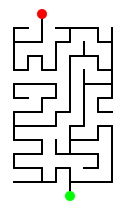
#> input picture Data/demo3.png, 126 x 210 px, found by its file name
$ python MatchTemplate.py
#> lines starting #> are read from the running program, lines starting #| are printed output that depends on the picture; after the words box and inside, x2 and y2 are one past the last pixel; in counts of white or black regions, pixels touching at a corner belong together
### MatchStart.py
from cv2 import cv2
import numpy as np
from matplotlib import pyplot as plt
import pandas as pd
from Graph import Graph

img_maze = cv2.imread('C:\\Users\\faube\\Desktop\\Python\\Data\\demo.png')

    #Detect Start and Finish

def findstart():
    global startpoint

    hsv_image = cv2.cvtColor(img_maze, cv2.COLOR_BGR2HSV)

   # define range of red color in HSV
    lower_red = np.array([0,100,100])
    upper_red = np.array([50,255,255])

    # Threshold the HSV image to get only blue colors
    mask = cv2.inRange(hsv_image, lower_red, upper_red)

    #cv2.imshow('Mask',mask)
    #cv2.waitKey(0)
    # Bitwise-AND mask and original image
    res = cv2.bitwise_and(hsv_image,hsv_image, mask= mask)
    cimg=res
    res=cv2.cvtColor(res, cv2.COLOR_RGB2GRAY)


    circles = cv2.HoughCircles(res,cv2.HOUGH_GRADIENT,1,1,param1=50,param2=10,minRadius=0,maxRadius=0)
    #circles = np.uint16(np.around(circles))

    for i in circles[0,:]:
    # draw the outer circle
        cv2.circle(cimg,(i[0],i[1]),i[2],(255,0,0),2)
     # draw the center of the circle
        cv2.circle(cimg,(i[0],i[1]),2,(0,0,255),3)
        startpoint = (i[0],i[1])
    #print(startpoint)
    #cv2.imshow('Detected Start circles',cimg)
    #cv2.waitKey(0)
    return startpoint

# [31 lines left out: function findend, not called in this run]

### MatchTemplate.py
from cv2 import cv2
import numpy as np
from matplotlib import pyplot as plt
import pandas as pd
import random
from Graph import Graph
from MatchStart import findstart,findend
from Robocar.Andre.map_utils import djikstra, calculate_actions

#img_maze = cv2.imread('C:\\Users\\faube\\Desktop\\Python\\Data\\demo.png',0)
img_maze_rgb = cv2.imread('C:\\Users\\faube\\Desktop\\Python\\Data\\demo3.png')
#> img_maze_rgb is the input picture: shape (210, 126, 3); mean B, G, R 227.3, 228.1, 228.1

def process_image(maze_raw):
    maze_raw_G = maze_raw[:,:,1]
    _, maze_raw_G = cv2.threshold(maze_raw_G,100,255,0)
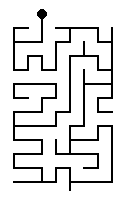
#> maze_raw_G: shape (210, 126); 89.4% white; black in thin lines or dots, all inside (x1, y1, x2, y2) = (13, 9, 113, 191)

    maze_raw_B = maze_raw[:,:,2]
    _, maze_raw_B = cv2.threshold(maze_raw_B,100,255,0)
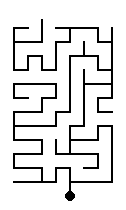
#> maze_raw_B: shape (210, 126); 89.4% white; black in thin lines or dots, all inside (x1, y1, x2, y2) = (13, 19, 113, 201)

    processed_image = maze_raw_B + maze_raw_G
    return processed_image

img_maze=process_image(img_maze_rgb)

template_cross=np.array([[255,255,255,0,0,0,255,255,255],
                         [255,255,255,0,0,0,255,255,255],
                         [255,255,255,0,0,0,255,255,255],
                         [0,0,0,0,0,0,0,0,0],
                         [0,0,0,0,0,0,0,0,0],
                         [0,0,0,0,0,0,0,0,0],
                         [255,255,255,0,0,0,255,255,255],
                         [255,255,255,0,0,0,255,255,255],
                         [255,255,255,0,0,0,255,255,255]],dtype=np.uint8)
template_corner_left=np.array([[255,255,255,255,255,255,255,255,255],
                                [255,255,255,255,255,255,255,255,255],
                                [255,255,255,255,255,255,255,255,255],
                                [0,0,0,0,0,0,255,255,255],
                                [0,0,0,0,0,0,255,255,255],
                                [0,0,0,0,0,0,255,255,255],
                                [255,255,255,0,0,0,255,255,255],
                                [255,255,255,0,0,0,255,255,255],
                                [255,255,255,0,0,0,255,255,255],],dtype=np.uint8)
template_corner_left_1=np.array([[255,255,255,0,0,0,255,255,255],
                                [255,255,255,0,0,0,255,255,255],
                                [255,255,255,0,0,0,255,255,255],
                                [0,0,0,0,0,0,255,255,255],
                                [0,0,0,0,0,0,255,255,255],
                                [0,0,0,0,0,0,255,255,255],
                                [255,255,255,255,255,255,255,255,255],
                                [255,255,255,255,255,255,255,255,255],
                                [255,255,255,255,255,255,255,255,255],],dtype=np.uint8)
template_corner_right_1=np.array([[255,255,255,0,0,0,255,255,255],
                                [255,255,255,0,0,0,255,255,255],
                                [255,255,255,0,0,0,255,255,255],
                                [255,255,255,0,0,0,0,0,0],
                                [255,255,255,0,0,0,0,0,0],
                                [255,255,255,0,0,0,0,0,0],
                                [255,255,255,255,255,255,255,255,255],
                                [255,255,255,255,255,255,255,255,255],
                                [255,255,255,255,255,255,255,255,255],],dtype=np.uint8)
template_corner_right=np.array([[255,255,255,255,255,255,255,255,255],
                                [255,255,255,255,255,255,255,255,255],
                                [255,255,255,255,255,255,255,255,255],
                                [255,255,255,0,0,0,0,0,0],
                                [255,255,255,0,0,0,0,0,0],
                                [255,255,255,0,0,0,0,0,0],
                                [255,255,255,0,0,0,255,255,255],
                                [255,255,255,0,0,0,255,255,255],
                                [255,255,255,0,0,0,255,255,255],],dtype=np.uint8)
template_t_right = np.array([[255,255,255,0,0,0,255,255,255],
                                [255,255,255,0,0,0,255,255,255],
                                [255,255,255,0,0,0,255,255,255],
                                [255,255,255,0,0,0,0,0,0],
                                [255,255,255,0,0,0,0,0,0],
                                [255,255,255,0,0,0,0,0,0],
                                [255,255,255,0,0,0,255,255,255],
                                [255,255,255,0,0,0,255,255,255],
                                [255,255,255,0,0,0,255,255,255],],dtype=np.uint8)
template_t_left = np.array([[255,255,255,0,0,0,255,255,255],
                                [255,255,255,0,0,0,255,255,255],
                                [255,255,255,0,0,0,255,255,255],
                                [0,0,0,0,0,0,255,255,255],
                                [0,0,0,0,0,0,255,255,255],
                                [0,0,0,0,0,0,255,255,255],
                                [255,255,255,0,0,0,255,255,255],
                                [255,255,255,0,0,0,255,255,255],
                                [255,255,255,0,0,0,255,255,255],],dtype=np.uint8)
template_t_bottom = np.array([[255,255,255,0,0,0,255,255,255],
                                [255,255,255,0,0,0,255,255,255],
                                [255,255,255,0,0,0,255,255,255],
                                [0,0,0,0,0,0,0,0,0],
                                [0,0,0,0,0,0,0,0,0],
                                [0,0,0,0,0,0,0,0,0],
                                [255,255,255,255,255,255,255,255,255],
                                [255,255,255,255,255,255,255,255,255],
                                [255,255,255,255,255,255,255,255,255],],dtype=np.uint8)
template_t_top = np.array([[255,255,255,255,255,255,255,255,255],
                                [255,255,255,255,255,255,255,255,255],
                                [255,255,255,255,255,255,255,255,255],     [0,0,0,0,0,0,0,0,0],
                                [0,0,0,0,0,0,0,0,0],
                                [0,0,0,0,0,0,0,0,0],
                                [255,255,255,0,0,0,255,255,255],
                                [255,255,255,0,0,0,255,255,255],
                                [255,255,255,0,0,0,255,255,255]],dtype=np.uint8)
template_end_left = np.array([[255,255,255,255,255,255,255,255,255],
                                [255,255,255,255,255,255,255,255,255],
                                [255,255,255,255,255,255,255,255,255],
                                [0,0,0,0,0,0,255,255,255],
                                [0,0,0,0,0,0,255,255,255],
                                [0,0,0,0,0,0,255,255,255],
                                [255,255,255,255,255,255,255,255,255],
                                [255,255,255,255,255,255,255,255,255],
                                [255,255,255,255,255,255,255,255,255]],dtype=np.uint8)
template_end_right = np.array([[255,255,255,255,255,255,255,255,255],
                                [255,255,255,255,255,255,255,255,255],
                                [255,255,255,255,255,255,255,255,255],
                                [255,255,255,0,0,0,0,0,0],
                                [255,255,255,0,0,0,0,0,0],
                                [255,255,255,0,0,0,0,0,0],
                                [255,255,255,255,255,255,255,255,255],
                                [255,255,255,255,255,255,255,255,255],
                                [255,255,255,255,255,255,255,255,255]],dtype=np.uint8)
template_end_bottom = np.array([[255,255,255,255,255,255,255,255,255],
                                [255,255,255,255,255,255,255,255,255],
                                [255,255,255,255,255,255,255,255,255],
                                [255,255,255,0,0,0,255,255,255],
                                [255,255,255,0,0,0,255,255,255],
                                [255,255,255,0,0,0,255,255,255],
                                [255,255,255,0,0,0,255,255,255],
                                [255,255,255,0,0,0,255,255,255],
                                [255,255,255,0,0,0,255,255,255]],dtype=np.uint8)
template_end_top = np.array([[255,255,255,0,0,0,255,255,255],
                                [255,255,255,0,0,0,255,255,255],
                                [255,255,255,0,0,0,255,255,255],
                                [255,255,255,0,0,0,255,255,255],
                                [255,255,255,0,0,0,255,255,255],
                                [255,255,255,0,0,0,255,255,255],
                                [255,255,255,255,255,255,255,255,255],
                                [255,255,255,255,255,255,255,255,255],
                                [255,255,255,255,255,255,255,255,255]],dtype=np.uint8)

intersections = [template_corner_left,template_corner_left_1,template_corner_right,template_corner_right_1,template_cross,template_t_bottom,template_t_left,template_t_right,template_t_top,template_end_bottom,template_end_left,template_end_right,template_end_top]
maze_copy=img_maze.copy()
Center_list_tmp=[]

for i in intersections:

    w, h = template_cross.shape[::-1]
    res = cv2.matchTemplate(img_maze,i,cv2.TM_CCOEFF_NORMED)
    threshold = 0.7
    loc = np.where( res >= threshold)
    for pt in zip(*loc[::-1]):
        #cv2.rectangle(img_maze_rgb, pt, (pt[0]+8, pt[1]+8), (0,0,255), 1)
        Center_list_tmp.append([pt[0]+5, pt[1]+5])
        # cv2.circle(img_maze_rgb,(pt[0]+4, pt[1]+4),1,(255,0,0), 1)
        #v.Circle(img, center, radius, color, thickness=1, lineType=8, shift=0)
    #cv2.imwrite('res.png',img_maze_rgb)
    cv2.imwrite('res1.png',img_maze)
#> this loop made 13 passes
#> loc on passes 1 to 12: 36 positions, rows 23 to 164, columns 37 to 108, 60 positions, rows 37 to 178, columns 23 to 108, 52 positions, rows 23 to 164, columns 9 to 94, 36 positions, rows 37 to 164, columns 9 to 94, (empty array, empty array), 12 positions, rows 51 to 178, columns 37 to 80, 12 positions, rows 37 to 80, columns 107 to 108, 20 positions, rows 37 to 178, columns 9 to 80, ([23, 23, 24, 24], [65, 66, 65, 66]), 20 positions, rows 15 to 136, columns 37 to 108, 12 positions, rows 23 to 108, columns 23 to 108, 12 positions, rows 23 to 178, columns 9 to 80
#> pass 1, `res = cv2.matchTemplate(img_maze,i,cv2.TM_CCOEFF_NORMED)`:
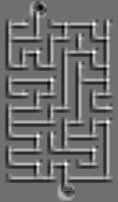
#> res: shape (202, 118) float32; min -0.633, max 0.81, mean -0.00456; drawn with min black and max white
#> pass 2, `res = cv2.matchTemplate(img_maze,i,cv2.TM_CCOEFF_NORMED)`:
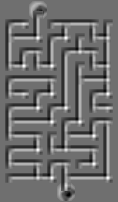
#> res: shape (202, 118) float32; min -0.633, max 0.81, mean -0.00487; drawn with min black and max white
#> pass 3, `res = cv2.matchTemplate(img_maze,i,cv2.TM_CCOEFF_NORMED)`:
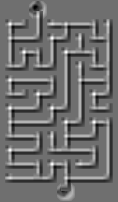
#> res: shape (202, 118) float32; min -0.633, max 0.81, mean -0.0046; drawn with min black and max white
#> after the loop, Center_list_tmp = 280 pairs, first value 14 to 113, second value 20 to 191


#print(len(Center_list_tmp))
final_center_list = []

for x in Center_list_tmp:
    for y in Center_list_tmp[Center_list_tmp.index(x)+1:]:
        if abs(x[0]-y[0]) < 5 and abs(x[1]-y[1]) < 5:
            y[0] = 0
            y[1] = 0
#> this loop made 280 passes
#> x on passes 1 to 3: [98, 28], [0, 0], [0, 0]
#> after the loop, y = [0, 0]


center_list = list(filter(lambda k: k[0]!=0 and k[1] !=0, Center_list_tmp))
#> center_list = 70 pairs, first value 14 to 112, second value 20 to 190

# [5 lines left out: function get_closest, not called in this run]

#> (the run stopped early here; a loop or call above may not have finished)
